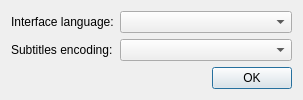
<?xml version="1.0" encoding="UTF-8"?>
<ui version="4.0">
 <class>LanguageSelection</class>
 <widget class="QDialog" name="LanguageSelection">
  <property name="geometry">
   <rect>
    <x>0</x>
    <y>0</y>
    <width>303</width>
    <height>93</height>
   </rect>
  </property>
  <property name="windowTitle">
   <string>Dialog</string>
  </property>
  <layout class="QFormLayout" name="formLayout">
   <item row="0" column="0">
    <widget class="QLabel" name="label">
     <property name="text">
      <string>Interface language:</string>
     </property>
    </widget>
   </item>
   <item row="0" column="1">
    <widget class="QComboBox" name="interfaceCombo">
     <property name="editable">
      <bool>false</bool>
     </property>
    </widget>
   </item>
   <item row="1" column="0">
    <widget class="QLabel" name="label_2">
     <property name="text">
      <string>Subtitles encoding:</string>
     </property>
    </widget>
   </item>
   <item row="1" column="1">
    <widget class="QComboBox" name="subtitleCombo"/>
   </item>
   <item row="2" column="0" colspan="2">
    <widget class="QDialogButtonBox" name="buttonBox">
     <property name="orientation">
      <enum>Qt::Horizontal</enum>
     </property>
     <property name="standardButtons">
      <set>QDialogButtonBox::Ok</set>
     </property>
    </widget>
   </item>
  </layout>
 </widget>
 <resources/>
 <connections>
  <connection>
   <sender>buttonBox</sender>
   <signal>accepted()</signal>
   <receiver>LanguageSelection</receiver>
   <slot>accept()</slot>
   <hints>
    <hint type="sourcelabel">
     <x>248</x>
     <y>254</y>
    </hint>
    <hint type="destinationlabel">
     <x>157</x>
     <y>274</y>
    </hint>
   </hints>
  </connection>
  <connection>
   <sender>buttonBox</sender>
   <signal>rejected()</signal>
   <receiver>LanguageSelection</receiver>
   <slot>reject()</slot>
   <hints>
    <hint type="sourcelabel">
     <x>316</x>
     <y>260</y>
    </hint>
    <hint type="destinationlabel">
     <x>286</x>
     <y>274</y>
    </hint>
   </hints>
  </connection>
 </connections>
</ui>
